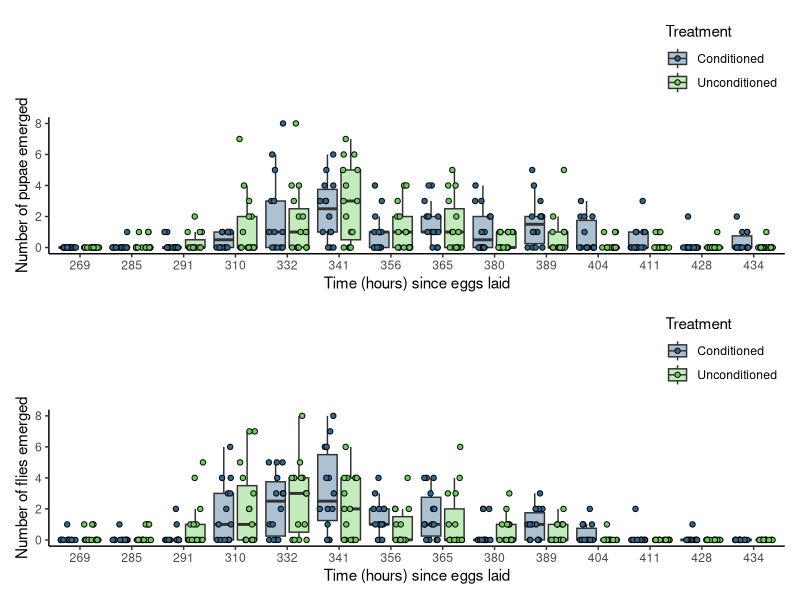

Write the R code that produced this figure. (Note: this script raises an error after producing the figure.)
## Packages
library(tidyverse)
library(ggplot2)
library(readxl)
library(viridis)
library(patchwork)


## Choosing colours from viridis to use: 
viridis_colors <- viridis(10)

################################################ PUPAE ANALYSIS ####


## Reading pupae data in
fly_fitness_MFE <- read_excel("data/fitness_development/MFE_flies.xlsx")

#### better arranging data

## Separating the data into female and male columns 
fly_fitness_tidy <- tidyr::pivot_longer(data = fly_fitness_MFE ,
                                        cols = c( females, males),
                                        names_to = "sex",
                                        values_to = "count") 



females_data <- subset(fly_fitness_MFE, select = c(time_hours, females, treatment))


## Boxplot ##
female_boxplot_2 <- ggplot(females_data, aes(x = factor(time_hours), y = females, fill = treatment)) +
  geom_boxplot(outlier.shape = NA, alpha = .4, position = position_dodge(width = 0.9)) +
  geom_point(aes(fill = treatment),
             size = 1.5, shape = 21,
             position = position_jitterdodge(jitter.width = 0.3, dodge.width = 0.9)) +
  scale_fill_manual(values = viridis_colors[c(4, 8)], labels = c("Conditioned", "Unconditioned")) +
  scale_x_discrete(labels = unique(females_data$time_hours)) +
  theme_classic() +
  theme(legend.position = "top",
        legend.justification = "right",
        legend.direction = "vertical",
        strip.placement = "outside", 
        strip.background = element_blank(),  
        strip.text = element_blank()) +
  labs(x = "Time (hours) since eggs laid", 
       y = "Number of pupae emerged",
       fill = "Treatment")


males_data <- subset(fly_fitness_MFE, select = c(time_hours, males, treatment))

## Boxplot ##
male_boxplot_2 <- ggplot(males_data, aes(x = factor(time_hours), y = males, fill = treatment)) +
  geom_boxplot(outlier.shape = NA, alpha = .4, position = position_dodge(width = 0.9)) +
  geom_point(aes(fill = treatment),
             size = 1.5, shape = 21,
             position = position_jitterdodge(jitter.width = 0.3, dodge.width = 0.9)) +
  scale_fill_manual(values = viridis_colors[c(4, 8)], labels = c("Conditioned", "Unconditioned")) +
  scale_x_discrete(labels = unique(males_data$time_hours)) +
  theme_classic() +
  theme(legend.position = "top",
        legend.justification = "right",
        legend.direction = "vertical",
        strip.placement = "outside", 
        strip.background = element_blank(),  
        strip.text = element_blank()) +
  labs(x = "Time (hours) since eggs laid", 
       y = "Number of flies emerged",
       fill = "Treatment")



female_boxplot_2 / 
  male_boxplot_2



#### Pupae data check. 
fly_fitness <- as.data.frame(fly_fitness)

total_flies <- fly_fitness %>% 
  group_by(treatment, vial) %>% 
  summarise(total_flies = sum(males, females, na.rm = TRUE))


total_flies <- as.data.frame(total_flies)
